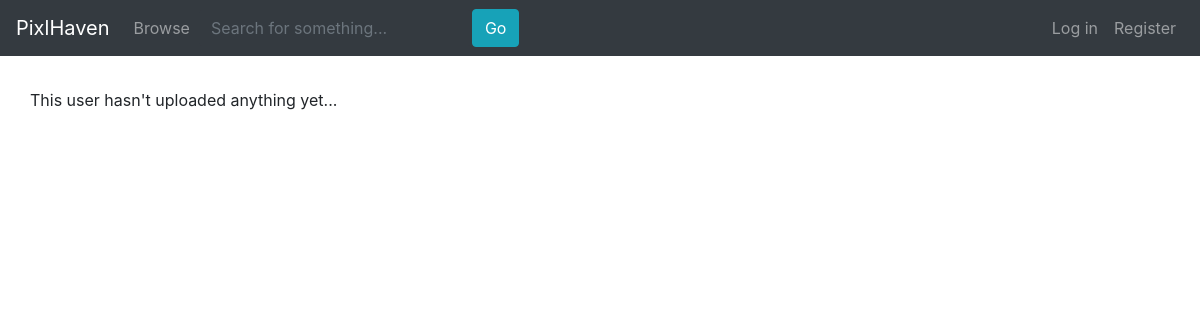
/browse/, run on an earlier commit of the app's database.
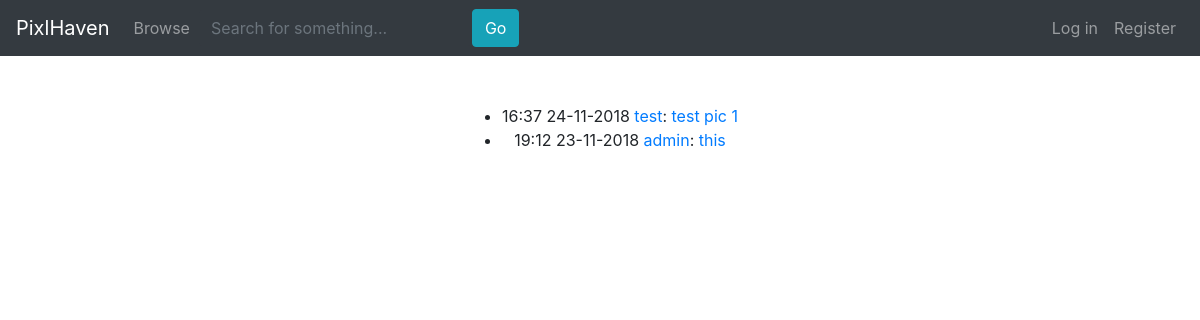
And on a later commit of the database.
### tables this page shows
CREATE TABLE gallery (
            username TEXT NOT NULL,
            date_uploaded TEXT NOT NULL,
            title TEXT NOT NULL,
            description TEXT,
            PRIMARY KEY (username, date_uploaded),
            FOREIGN KEY (username) REFERENCES users (username)
        );

### main.py (the view)
@app.route('/browse/')
def browse():
    return render_template('gallery.html', pagetitle=app_name, user=get_user(), pictures=get_pictures())

### database.py (called while the page is built)
def get_pictures(username=None):
    table_get_pictures = 'SELECT username, date_uploaded, title, description FROM gallery '
    if username:
        table_get_pictures += 'WHERE username = ? '
    table_get_pictures += 'ORDER BY date_uploaded DESC LIMIT 50;'
    conn = sqlite3.connect(db_file)
    cur = conn.cursor()
    if username:
        cur.execute(table_get_pictures, [username])
    else:
        cur.execute(table_get_pictures)
    pictures = cur.fetchall()
    cur.close()
    conn.commit()
    conn.close()
    if not pictures:
        return None
    output = []
    for p in pictures:
        output.append({
            'author': p[0],
            'date_uploaded': p[1],
            'title': p[2],
            'description': p[3]
        })
    return output

### main.py (called while the page is built)
def get_formatted_time(etime):
    return datetime.utcfromtimestamp(etime).strftime('%H:%M %d-%m-%Y')

def get_epoch_time(ftime):
    return time.mktime(time.strptime(ftime, '%Y%m%d%H%M%S'))

def logged_in():
    return 'username' in session

### templates/gallery.html
{% extends 'base.html' %}
{% block content %}
{% if pictures %}
<div class="col centre">
    <div class="row settings-centre">
        <ul>
            {% for p in pictures %}
            <li>{{ p['date_uploaded_formatted'] }} <a href="{{ url_for('user', urluser=p['author']) }}">{{ p['author'] }}</a>: <a href="{{ url_for('picture', urluser=p['author'], urltitle=p['date_uploaded']) }}">{{ p['title'] }}</a></li>
            {% endfor %}
        </ul>
    </div>
</div>
{% else %}
<p class="row">This user hasn't uploaded anything yet...</p>
{% endif %}
{% endblock %}

What changed in the data, as far as the page shows it:
added gallery: date_uploaded_formatted "16:37 24-11-2018", author "test", title "test pic 1"
added gallery: date_uploaded_formatted "19:12 23-11-2018", author "admin", title "this"
Also different on the page:
text no longer shown: "This user hasn't uploaded anything yet..."
